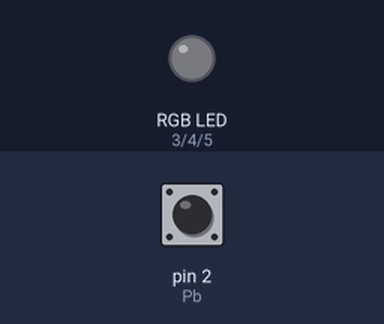
Simulated run of this sketch. Board: Arduino Uno, built with avr-gcc and run on an emulated ATmega328P. Shown: an RGB LED mixed from three pins (HIGH = lit). Inputs (shaded band) come from the test bench; at power-on: pin 2 (Pb) HIGH.

Above: at 1.2 s.
1.3 s: pin 2 (Pb) pulled LOW for 0.15 s
At 1.37 s:
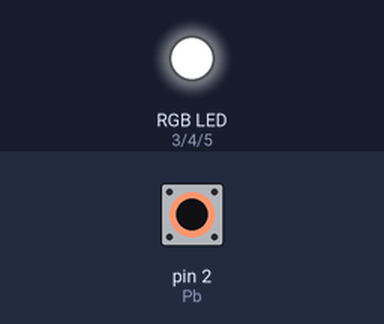
2.9 s: pin 2 (Pb) pulled LOW for 3.2 s
At 6.5 s:
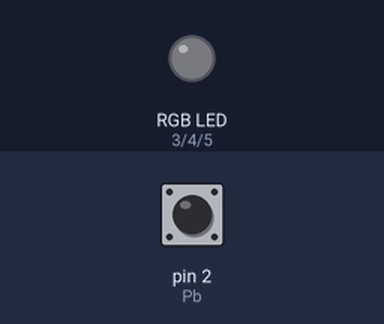
Timing chart, 0 to 8.0 s (numbered marks = the images above; inputs shaded):
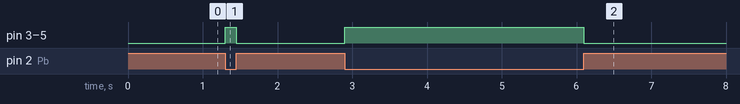

Measured:
- after the input at 1.3 s, pin 3 (Red), pin 4 (Green), pin 5 (Blue): LOW → HIGH at once, → LOW 0.15 s later
- after the input at 2.9 s, pin 3 (Red), pin 4 (Green), pin 5 (Blue): LOW → HIGH at once, → LOW 3.2 s later

The sketch:

RGB_White_If_PB_LOW.ino
```cpp
// The purpose of this code is to make the RGB LED go white when the Push button Is not pressed and then go black if the push button is being pressed, the purpose of this code was to combine our knowledge of the push button with the “digitalRead” command along with the use of “digitalWrite” to turn on the LED, more importantly we became familiar with the usage of the if and how to set conditions such as the push button.”
// assigning integer Values to pins
// Assigning the pin 2 to the variable Red
int Red = 3;
// Assigning the pin 4 to the variable Green
int Green = 4;
// Assigning the value 5 to the variable Blue
int Blue = 5;
// Assigning the value 4 to the variable Pb
int Pb= 2;

void setup() {
  // Assiging input or output with digitial pins
  // Configuring the Red pin as an output
  pinMode(Red,OUTPUT);
  // Configuring the Blue pin as an output
  pinMode(Blue,OUTPUT);
  // Configuring the Green pin as an output
  pinMode(Green,OUTPUT);
  // Sets the Pb pin as an input with an internal pull-up resistor
  pinMode(Pb,INPUT_PULLUP);
}

void loop() {
  // telling it to turn the RGB green when pressed
  // Checking if the Pb pin is HIGH (1)
  if (digitalRead(Pb)==0){
    // Setting the Green pin HIGH (1)
    digitalWrite(Red,1);
    digitalWrite(Green,1);
    digitalWrite(Blue,1);
  }
  // Telling the RGB to be white when the button isnt being pressed
   // Otherwise (if the Pb pin is LOW, i.e., not pressed)
  else{
    // Setting the Red pin LOW
    digitalWrite(Red,0);
    // Setting the Green pin LOW
    digitalWrite(Green,0);
    // Setting the Blue pin LOW
    digitalWrite(Blue,0);

}
  }
```
